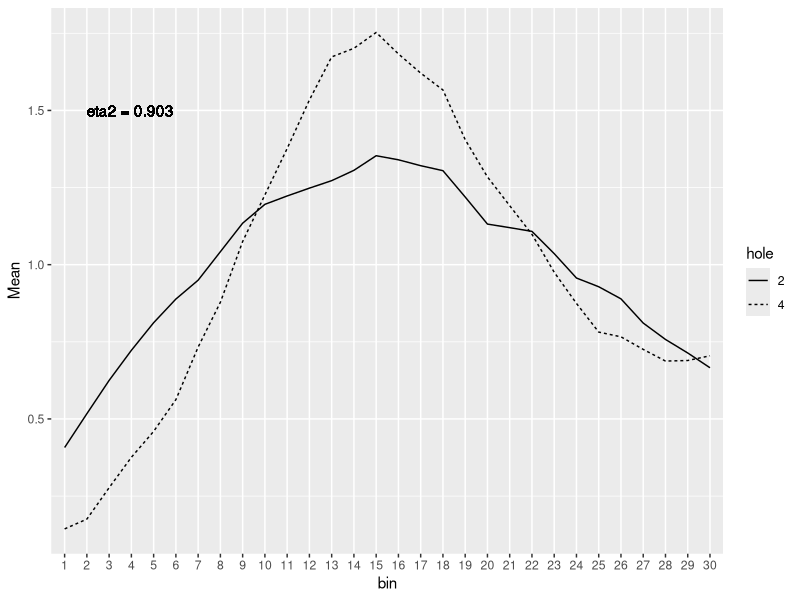

Generate this figure with R:
options(width=250)
library(plyr)
library(reshape2)
library(ggplot2)
library(zoo)
library(xts)

std = function(x, s) {
    x = x[, s]
    sd(x) / sqrt(length(x))
}

m.mean = function(x, s) {
    x = x[, s]
    colMeans(x)
}

eta.square = function(ref, x) {
    overall.sum = sum((ref + x)^2)
    s.norm = sum(ref^2 + x^2)
    s.norm.sq = (sum(ref) + sum(x))^2 / (length(ref) + length(x))
    sst = overall.sum/2 - s.norm.sq
    sstot = s.norm - s.norm.sq
    eta.sq = sst / sstot
    return(eta.sq)
}

format.data = function(rawdata, holes, dates) {
    bin.names = 1:(ncol(rawdata)-11)
    colnames(rawdata) = c('context', 'hole', 'env', 'user', 'prog', 'session',
                    'cage', 'pass', 'ratID', 'Date', 'hour', bin.names)
    rawdata = rawdata[rawdata$hole %in% holes, ]
    rawdata = rawdata[rawdata$Date %in% dates, ]
    rawdata$Date = as.Date(rawdata$Date, format='%d/%m/%Y')
    rawdata = rawdata[order(rawdata$Date), ]
}

scale.x = function(rdata, step, wdw) {
    bins = rdata[, 12:ncol(rdata)]
    bins = t(rollapply(t(bins), width=wdw, by=step, FUN=mean, partial=TRUE, by.column=TRUE))
    rdata = cbind(rdata[, 1:11], bins)
}

translate.x = function(rdata) {
    print(rdata)
}

y.norm = function(rdata, method=mean) {
    rdata$bin = rdata$bin / method(rdata$bin)
    return(rdata)
}


whitelist = c('14/06/2010', '15/06/2010', '16/06/2010', '17/06/2010', '18/06/2010')
aholes = c(2)
bholes = c(4)

# context A
a = read.table('./All_Data_A.txt', header=F, sep='\t')
a = format.data(a, aholes, whitelist)
a = scale.x(a, step=1, wdw=2)
#a = translate.x(a)
a = ddply(a, .(hole), .fun=m.mean, 12:ncol(a))
a = melt(a, id.vars='hole', value.name='bin')
a = a[1:30, ]
a = y.norm(a)
colnames(a) = c('hole', 'bin', 'Mean')

#context B
b = read.table('./All_Data_B.txt', header=F, sep='\t')
b = format.data(b, bholes, whitelist)
b = scale.x(b, step=2, wdw=3)
b = ddply(b, .(hole), .fun=m.mean, 12:ncol(b))
b = melt(b, id.vars='hole', value.name='bin')
b = y.norm(b)
colnames(b) = c('hole', 'bin', 'Mean')

# ETA squared
eta.sq = eta.square(a$Mean, b$Mean)


mydata = rbind(a, b)
colnames(mydata) = c('hole', 'bin', 'Mean')
mydata$hole = factor(mydata$hole)

myplot = ggplot(data=mydata, aes(x=bin, y=Mean)) +
    geom_line(aes(group=hole, linetype=hole)) +
    geom_text(aes(label=paste('eta2 = ', round(eta.sq, 3), sep=''), x=2, y=1.5, hjust=0))

print(myplot)
print(eta.sq)
